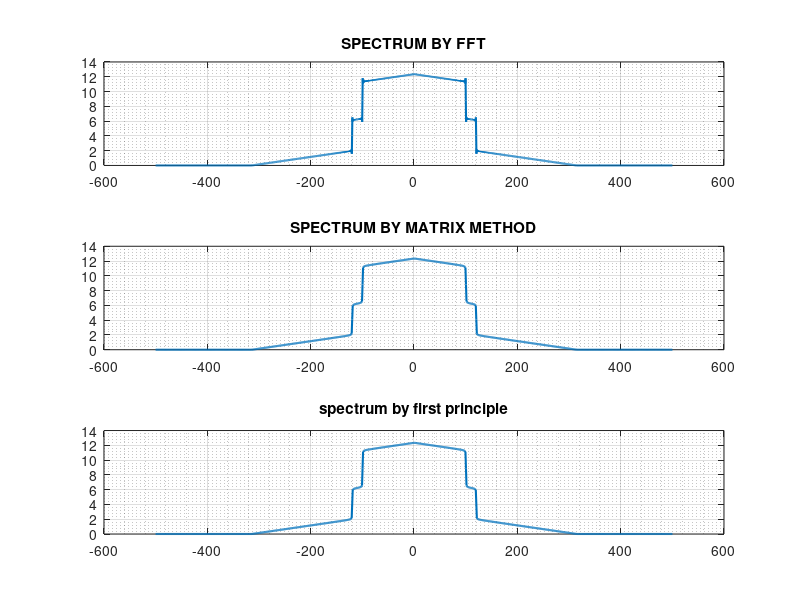

Write MATLAB code to recreate this figure.
clc
clear all
close all

M = 1000;% number of frequency
t =-1: 1/M: 1-1/M;
x = sinc(200*t)+sinc(2*pi*50*t).^2+sinc(240*t);
n = round(t*M);
fn = linspace(-1,1,length(x))*M/2;
y = fftshift(fft(x));
subplot(311), plot(fn,abs(y),'linewidth',1.5),grid on, grid minor,title('SPECTRUM BY FFT');


k = 0: M-1; % denotes frequency index
fk =linspace(-M/2,M/2,M);
nk = (n'*k) ;
wm = exp(-j*2*pi/M);
w = wm.^nk;%dtft matrix
% a = dftmtx(1000);
F = (x*w);
subplot(312),plot(fk,abs( fftshift(F)),'linewidth',1.5), grid on, grid minor,title('SPECTRUM BY MATRIX METHOD');


z = zeros(1,length(k));
for i1 = 1 : length(z)
    for i2 = 1 : length(x)
        z(i1) = z(i1) + x(i2) * exp(-j*k(i1)*2*pi*n(i2)/M);
    end
end
subplot(313), plot(fk, abs(fftshift(z)),'linewidth',1.5), grid on, grid minor, title('spectrum by first principle')
